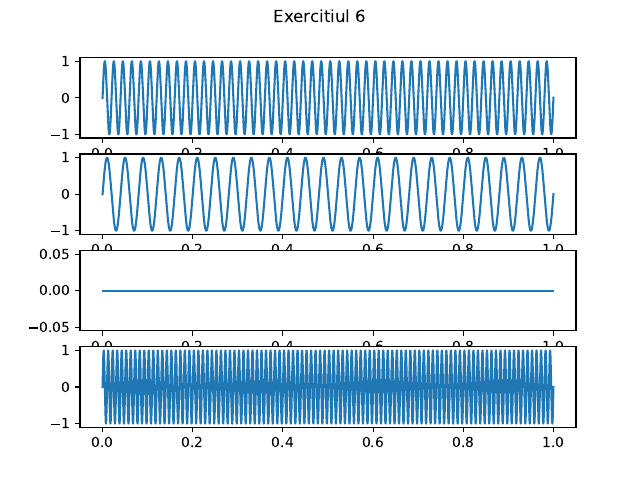

Source code (Python):
import matplotlib.pyplot as plt
import sounddevice as sd
import numpy as np
import scipy as sp

def sinus(A, f0, phi):
    def x(t):
        return A * np.sin(2 * np.pi * f0 * t + phi)

    return x

if __name__ == '__main__':
    time = np.linspace(start = 0.0, stop = 1.0, num = 10 ** 5)
    fs = 100

    xs = [
        # sinus(A, f0, phi)

        sinus(1, fs / 2, 0),
        sinus(1, fs / 4, 0),
        sinus(1, 0, 0)
    ]

    fig, axs = plt.subplots(4)
    fig.suptitle('Exercitiul 6')
    x1s = xs[0](time)
    x2s = xs[1](time)
    x3s = xs[2](time)
    axs[0].plot(time, x1s)
    axs[1].plot(time, x2s)
    axs[2].plot(time, x3s)
    axs[3].plot(time, sinus(1, fs, 0)(time))
    plt.savefig('./labs/02/06.pdf')
    plt.show()

    # Observatie:
    # Sinusoida a) este similara cu cea initiala in vederea esantionarii
    # deoarece fs / 2 se afla la limita Nyquist.
    # Sinusoida b) este similara dar cu discrepante in anumite puncte.
    # Sinusoida c) este constanta cu x(t) = x[n] = 0, asemanator
    # curentului continuu (DC Signal).